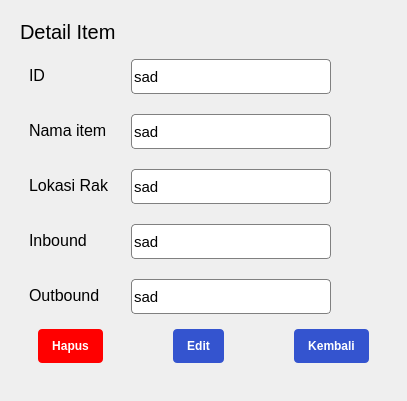
                <widget class="QWidget" name="itemSecondPage">
                 <property name="sizePolicy">
                  <sizepolicy hsizetype="Expanding" vsizetype="Expanding">
                   <horstretch>0</horstretch>
                   <verstretch>0</verstretch>
                  </sizepolicy>
                 </property>
                 <property name="styleSheet">
                  <string notr="true">#fieldItem,
#fieldItem_2,
#fieldItem_3,
#fieldItem_4,
#fieldItem_5 {
	border: 1px solid #808080;
	border-radius: 4px;
}

#itemBackBtn, #itemEditBtn{
	border-radius: 4px;
	background-color: #3454cf;
	padding: 10px 14px;
	color: #fff;
}

#itemDeleteBtn{
	border-radius: 4px;
	background-color: red;
	padding: 10px 14px;
	color: #fff;
}</string>
                 </property>
                 <layout class="QVBoxLayout" name="verticalLayout_10">
                  <item>
                   <widget class="QWidget" name="itemSecondContent" native="true">
                    <property name="sizePolicy">
                     <sizepolicy hsizetype="Expanding" vsizetype="Expanding">
                      <horstretch>0</horstretch>
                      <verstretch>0</verstretch>
                     </sizepolicy>
                    </property>
                    <property name="styleSheet">
                     <string notr="true"/>
                    </property>
                    <layout class="QVBoxLayout" name="verticalLayout_16">
                     <item>
                      <widget class="QLabel" name="detailItem">
                       <property name="sizePolicy">
                        <sizepolicy hsizetype="Preferred" vsizetype="Preferred">
                         <horstretch>0</horstretch>
                         <verstretch>0</verstretch>
                        </sizepolicy>
                       </property>
                       <property name="maximumSize">
                        <size>
                         <width>16777215</width>
                         <height>40</height>
                        </size>
                       </property>
                       <property name="font">
                        <font>
                         <pointsize>15</pointsize>
                        </font>
                       </property>
                       <property name="text">
                        <string>Detail Item</string>
                       </property>
                      </widget>
                     </item>
                     <item>
                      <widget class="QWidget" name="itemForm" native="true">
                       <property name="sizePolicy">
                        <sizepolicy hsizetype="Expanding" vsizetype="Expanding">
                         <horstretch>0</horstretch>
                         <verstretch>0</verstretch>
                        </sizepolicy>
                       </property>
                       <property name="styleSheet">
                        <string notr="true"/>
                       </property>
                       <layout class="QVBoxLayout" name="verticalLayout_18">
                        <item>
                         <layout class="QFormLayout" name="formLayout">
                          <property name="horizontalSpacing">
                           <number>21</number>
                          </property>
                          <property name="verticalSpacing">
                           <number>20</number>
                          </property>
                          <item row="0" column="0">
                           <widget class="QLabel" name="label">
                            <property name="maximumSize">
                             <size>
                              <width>200</width>
                              <height>16777215</height>
                             </size>
                            </property>
                            <property name="font">
                             <font>
                              <pointsize>12</pointsize>
                             </font>
                            </property>
                            <property name="text">
                             <string>ID</string>
                            </property>
                           </widget>
                          </item>
                          <item row="0" column="1">
                           <widget class="QLineEdit" name="fieldItem">
                            <property name="sizePolicy">
                             <sizepolicy hsizetype="Preferred" vsizetype="Preferred">
                              <horstretch>0</horstretch>
                              <verstretch>0</verstretch>
                             </sizepolicy>
                            </property>
                            <property name="minimumSize">
                             <size>
                              <width>0</width>
                              <height>35</height>
                             </size>
                            </property>
                            <property name="maximumSize">
                             <size>
                              <width>200</width>
                              <height>200</height>
                             </size>
                            </property>
                            <property name="font">
                             <font>
                              <pointsize>11</pointsize>
                             </font>
                            </property>
                            <property name="text">
                             <string>sad</string>
                            </property>
                            <property name="readOnly">
                             <bool>true</bool>
                            </property>
                           </widget>
                          </item>
                          <item row="1" column="0">
                           <widget class="QLabel" name="label_2">
                            <property name="maximumSize">
                             <size>
                              <width>200</width>
                              <height>16777215</height>
                             </size>
                            </property>
                            <property name="font">
                             <font>
                              <pointsize>12</pointsize>
                             </font>
                            </property>
                            <property name="text">
                             <string>Nama item</string>
                            </property>
                           </widget>
                          </item>
                          <item row="1" column="1">
                           <widget class="QLineEdit" name="fieldItem_2">
                            <property name="sizePolicy">
                             <sizepolicy hsizetype="Preferred" vsizetype="Preferred">
                              <horstretch>0</horstretch>
                              <verstretch>0</verstretch>
                             </sizepolicy>
                            </property>
                            <property name="minimumSize">
                             <size>
                              <width>0</width>
                              <height>35</height>
                             </size>
                            </property>
                            <property name="maximumSize">
                             <size>
                              <width>200</width>
                              <height>200</height>
                             </size>
                            </property>
                            <property name="font">
                             <font>
                              <pointsize>11</pointsize>
                             </font>
                            </property>
                            <property name="text">
                             <string>sad</string>
                            </property>
                           </widget>
                          </item>
                          <item row="2" column="0">
                           <widget class="QLabel" name="label_3">
                            <property name="maximumSize">
                             <size>
                              <width>200</width>
                              <height>16777215</height>
                             </size>
                            </property>
                            <property name="font">
                             <font>
                              <pointsize>12</pointsize>
                             </font>
                            </property>
                            <property name="text">
                             <string>Lokasi Rak</string>
                            </property>
                           </widget>
                          </item>
                          <item row="2" column="1">
                           <widget class="QLineEdit" name="fieldItem_3">
                            <property name="sizePolicy">
                             <sizepolicy hsizetype="Preferred" vsizetype="Preferred">
                              <horstretch>0</horstretch>
                              <verstretch>0</verstretch>
                             </sizepolicy>
                            </property>
                            <property name="minimumSize">
                             <size>
                              <width>0</width>
                              <height>35</height>
                             </size>
                            </property>
                            <property name="maximumSize">
                             <size>
                              <width>200</width>
                              <height>200</height>
                             </size>
                            </property>
                            <property name="font">
                             <font>
                              <pointsize>11</pointsize>
                             </font>
                            </property>
                            <property name="text">
                             <string>sad</string>
                            </property>
                           </widget>
                          </item>
                          <item row="3" column="0">
                           <widget class="QLabel" name="label_4">
                            <property name="maximumSize">
                             <size>
                              <width>200</width>
                              <height>16777215</height>
                             </size>
                            </property>
                            <property name="font">
                             <font>
                              <pointsize>12</pointsize>
                             </font>
                            </property>
                            <property name="text">
                             <string>Inbound</string>
                            </property>
                           </widget>
                          </item>
                          <item row="3" column="1">
                           <widget class="QLineEdit" name="fieldItem_4">
                            <property name="sizePolicy">
                             <sizepolicy hsizetype="Preferred" vsizetype="Preferred">
                              <horstretch>0</horstretch>
                              <verstretch>0</verstretch>
                             </sizepolicy>
                            </property>
                            <property name="minimumSize">
                             <size>
                              <width>0</width>
                              <height>35</height>
                             </size>
                            </property>
                            <property name="maximumSize">
                             <size>
                              <width>200</width>
                              <height>200</height>
                             </size>
                            </property>
                            <property name="font">
                             <font>
                              <pointsize>11</pointsize>
                             </font>
                            </property>
                            <property name="text">
                             <string>sad</string>
                            </property>
                            <property name="readOnly">
                             <bool>true</bool>
                            </property>
                           </widget>
                          </item>
                          <item row="4" column="0">
                           <widget class="QLabel" name="label_5">
                            <property name="maximumSize">
                             <size>
                              <width>200</width>
                              <height>16777215</height>
                             </size>
                            </property>
                            <property name="font">
                             <font>
                              <pointsize>12</pointsize>
                             </font>
                            </property>
                            <property name="text">
                             <string>Outbound</string>
                            </property>
                           </widget>
                          </item>
                          <item row="4" column="1">
                           <widget class="QLineEdit" name="fieldItem_5">
                            <property name="sizePolicy">
                             <sizepolicy hsizetype="Preferred" vsizetype="Preferred">
                              <horstretch>0</horstretch>
                              <verstretch>0</verstretch>
                             </sizepolicy>
                            </property>
                            <property name="minimumSize">
                             <size>
                              <width>0</width>
                              <height>35</height>
                             </size>
                            </property>
                            <property name="maximumSize">
                             <size>
                              <width>200</width>
                              <height>200</height>
                             </size>
                            </property>
                            <property name="font">
                             <font>
                              <pointsize>11</pointsize>
                             </font>
                            </property>
                            <property name="text">
                             <string>sad</string>
                            </property>
                            <property name="readOnly">
                             <bool>true</bool>
                            </property>
                           </widget>
                          </item>
                         </layout>
                        </item>
                        <item alignment="Qt::AlignRight">
                         <widget class="QWidget" name="btnForm" native="true">
                          <property name="sizePolicy">
                           <sizepolicy hsizetype="Preferred" vsizetype="Preferred">
                            <horstretch>0</horstretch>
                            <verstretch>0</verstretch>
                           </sizepolicy>
                          </property>
                          <layout class="QHBoxLayout" name="horizontalLayout_4">
                           <property name="spacing">
                            <number>70</number>
                           </property>
                           <item>
                            <widget class="QPushButton" name="itemDeleteBtn">
                             <property name="font">
                              <font>
                               <pointsize>9</pointsize>
                               <weight>75</weight>
                               <bold>true</bold>
                              </font>
                             </property>
                             <property name="cursor">
                              <cursorShape>PointingHandCursor</cursorShape>
                             </property>
                             <property name="text">
                              <string>Hapus</string>
                             </property>
                            </widget>
                           </item>
                           <item>
                            <widget class="QPushButton" name="itemEditBtn">
                             <property name="font">
                              <font>
                               <pointsize>9</pointsize>
                               <weight>75</weight>
                               <bold>true</bold>
                              </font>
                             </property>
                             <property name="cursor">
                              <cursorShape>PointingHandCursor</cursorShape>
                             </property>
                             <property name="text">
                              <string>Edit</string>
                             </property>
                            </widget>
                           </item>
                           <item>
                            <widget class="QPushButton" name="itemBackBtn">
                             <property name="font">
                              <font>
                               <pointsize>9</pointsize>
                               <weight>75</weight>
                               <bold>true</bold>
                              </font>
                             </property>
                             <property name="cursor">
                              <cursorShape>PointingHandCursor</cursorShape>
                             </property>
                             <property name="text">
                              <string>Kembali</string>
                             </property>
                            </widget>
                           </item>
                          </layout>
                         </widget>
                        </item>
                       </layout>
                      </widget>
                     </item>
                    </layout>
                   </widget>
                  </item>
                 </layout>
                </widget>
